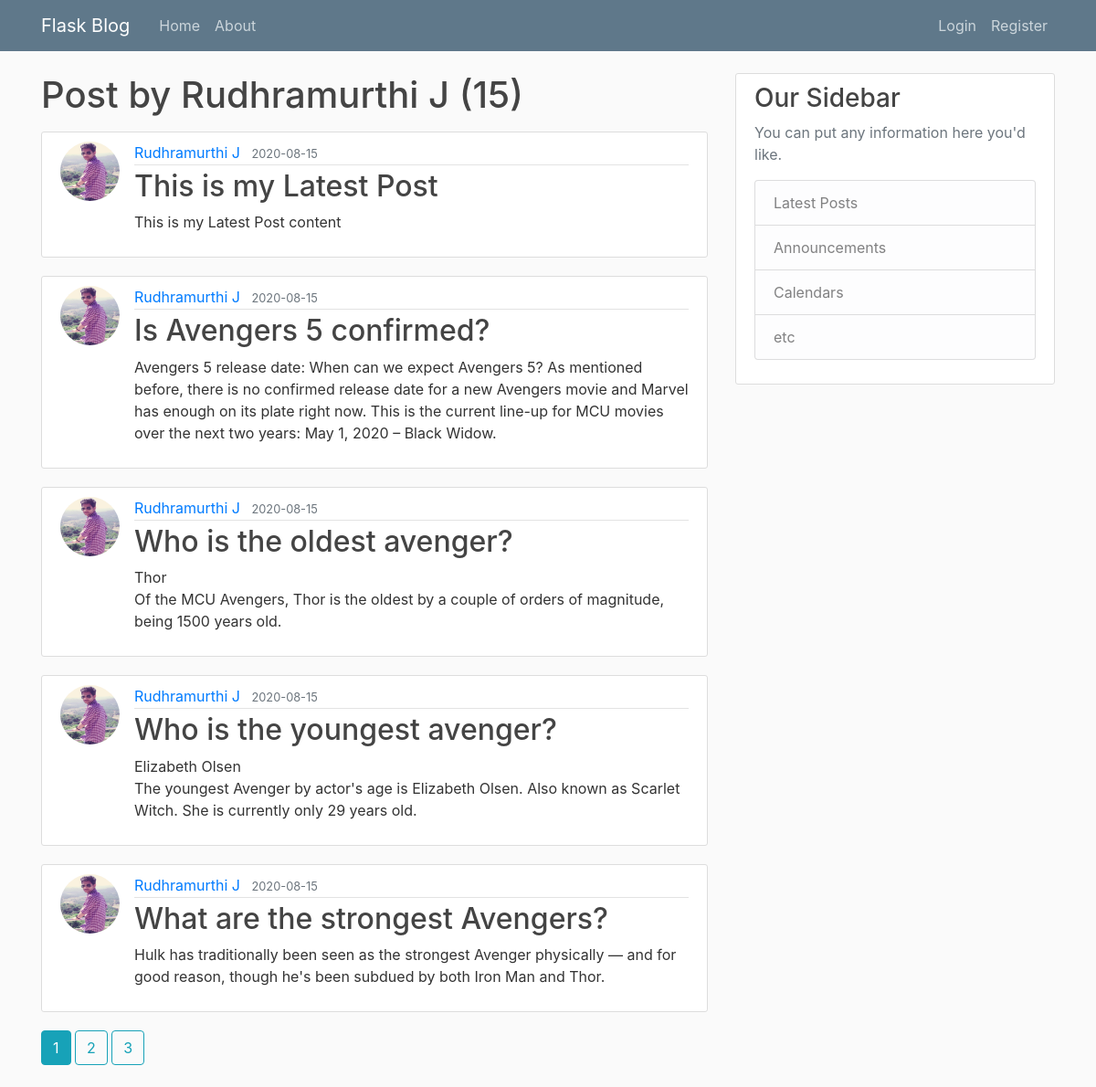
Screenshot of /user/Rudhramurthi J with the database file from the repository.
### flaskblog/models.py (models this page shows, shortened)
class User(db.Model, UserMixin):
    id = db.Column(db.Integer, primary_key=True)
    username = db.Column(db.String(20), unique=True, nullable=False)
    email = db.Column(db.String(120), unique=True, nullable=False)
    image_file = db.Column(db.String(20), nullable=False, default='default.jpg')
    password = db.Column(db.String(60), nullable=False)
    posts = db.relationship('Post', backref='author', lazy=True)

class Post(db.Model):
    id = db.Column(db.Integer, primary_key=True)
    title = db.Column(db.String(100), nullable=False)
    date_posted = db.Column(db.DateTime, nullable=False, default=datetime.utcnow)
    content = db.Column(db.Text, nullable=False)
    user_id = db.Column(db.Integer, db.ForeignKey('user.id'), nullable=False)

### flaskblog/routes.py (the view)
@app.route('/user/<string:username>')
def user_posts(username):
    page = request.args.get('page', 1, type=int)
    user = User.query.filter_by(username=username).first_or_404()
    posts = Post.query.filter_by(author=user) \
        .order_by(Post.date_posted.desc()) \
        .paginate(page=page, per_page=5)
    return render_template("user_posts.html", posts=posts, user=user)

### flaskblog/Templates/user_posts.html
{% extends "layout.html" %}
{% block content %}
    <h1 class="mb-3">Post by {{user.username}} ({{posts.total}})</h1>
    {% for post in posts.items %}
        <article class="media content-section">
          <img class="rounded-circle article-img" src="{{url_for('static', filename='profile_pics/' + post.author.image_file)}}">
          <div class="media-body">
            <div class="article-metadata">
              <a class="mr-2" href="{{url_for('user_posts', username=post.author.username)}}">{{ post.author.username }}</a>
              <small class="text-muted">{{ post.date_posted.strftime('%Y-%m-%d') }}</small>
            </div>
            <h2><a class="article-title" href="{{url_for('post', post_id=post.id)}}">{{ post.title }}</a></h2>
            <p class="article-content">{{ post.content }}</p>
          </div>
        </article>
    {% endfor %}
    {% for page_num in posts.iter_pages(left_edge=1, right_edge=1, left_current=1, right_current=2) %}
        {% if page_num %}
            {% if posts.page == page_num %}
                <a class="btn btn-info mb-4" href="{{url_for('user_posts', username=user.username, page=page_num)}}">{{page_num}}</a>
            {% else %}
                <a class="btn btn-outline-info mb-4" href="{{url_for('user_posts', username=user.username, page=page_num)}}">{{page_num}}</a>
            {% endif %}
        {% else %}
            ...
        {% endif %}
    {% endfor %}
{% endblock content %}

### flaskblog/static/main.css (style rules this page uses)
body { background: #fafafa; color: #333333; margin-top: 5rem; }
h1, h2, h3, h4, h5, h6 { color: #444444; }
.content-section { background: #ffffff; padding: 10px 20px; border: 1px solid #dddddd; border-radius: 3px; margin-bottom: 20px; }
.article-title { color: #444444; }
.article-content { white-space: pre-line; }
.article-img { height: 65px; width: 65px; margin-right: 16px; }
.article-metadata { padding-bottom: 1px; margin-bottom: 4px; border-bottom: 1px solid #e3e3e3 }

### rows the page displays
User: username "Rudhramurthi J"
Post: image_file (picture), author.username "Rudhramurthi J", date_posted "2020-08-15", title "This is my Latest Post", content "This is my Latest Post content"
Post: image_file (picture), author.username "Rudhramurthi J", date_posted "2020-08-15", title "Is Avengers 5 confirmed?", content "Avengers 5 release date: When can we expect Avengers 5? As mentioned before, there is no confirmed release date for a new Avengers movie and Marvel has enough on its plate right now. This is the current line-up for MCU movies over the next two years: May 1, 2020 – Black Widow."
Post: image_file (picture), author.username "Rudhramurthi J", date_posted "2020-08-15", title "Who is the oldest avenger?", content "Thor Of the MCU Avengers, Thor is the oldest by a couple of orders of magnitude, being 1500 years old."
Post: image_file (picture), author.username "Rudhramurthi J", date_posted "2020-08-15", title "Who is the youngest avenger?", content "Elizabeth Olsen The youngest Avenger by actor's age is Elizabeth Olsen. Also known as Scarlet Witch. She is currently only 29 years old."
Post: image_file (picture), author.username "Rudhramurthi J", date_posted "2020-08-15", title "What are the strongest Avengers?", content "Hulk has traditionally been seen as the strongest Avenger physically — and for good reason, though he's been subdued by both Iron Man and Thor."

### other values shown
{{ posts.total }} "15"
{{ page_num }} "1"
{{ page_num }} "2" "3"
